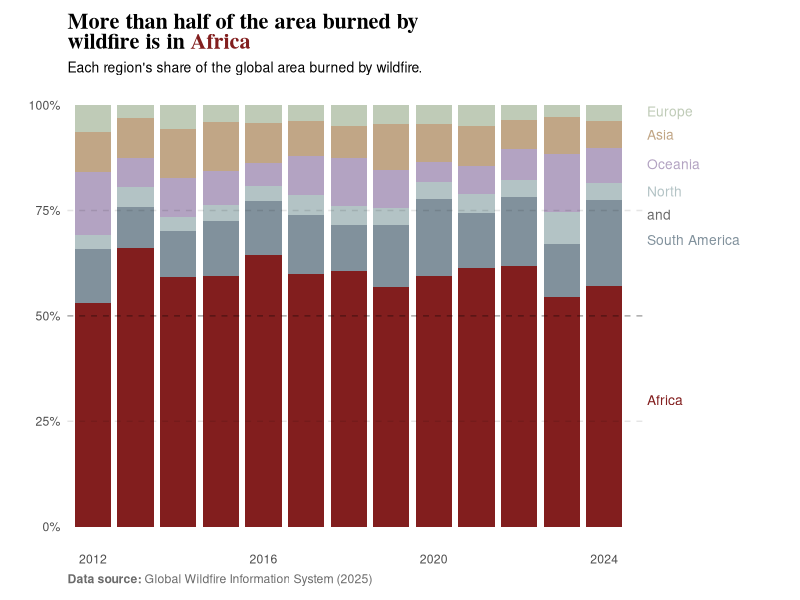
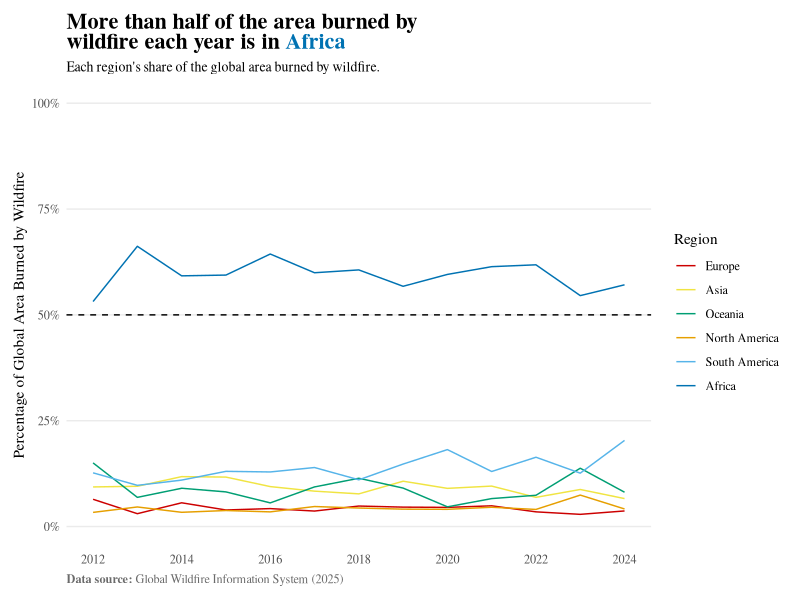

These charts were generated, in order, by the following R code:
## ---- chunk 1
knitr::opts_chunk$set(
  collapse = TRUE, 
  echo = TRUE,
  warning = FALSE,
  message = FALSE,
  comment = "#>", 
  out.width = "100%"
)
## ---- chunk 2
install.packages("ggtext")
library(here)
library(tidyverse)
library(ggtext)
library(ggplot2)

wildfire <- read_csv(here("data","annual-area-burnt-by-wildfires.csv"))

wildfire_clean <- wildfire %>%
  filter(Entity %in% c("North America", "South America", "Asia", "Europe", 
                       "Africa", "Oceania")) %>%
  filter(2012 <= Year & 2024 >= Year) %>%
  rename(area_ha = "Annual area burnt by wildfires")

wildfire_clean$Entity <- factor(wildfire_clean$Entity, 
                                levels = c("Europe", 
                                           "Asia", 
                                           "Oceania", 
                                           "North America", 
                                           "South America", "Africa"))

wildfire_clean <- wildfire_clean %>%
  group_by(Year)%>%
  mutate(area_pct = area_ha/sum(area_ha))%>%
  ungroup()

gg_labels <- tibble(
  Entity = c("Europe", "Asia", "Oceania", "North", "and", "South America", 
             "Africa"),
              x = 14,
              y = c(.985, .93, .86, .795, .74, .68, .30), 
  color = c("#BFCBB7", "#C1A686", "#B3A3C2", "#b3c3c5", "#6B6B6B", "#81919c", 
            "#821E1E"))


ggplot(wildfire_clean, aes(x = factor(Year), y = area_pct, fill = Entity)) +
  geom_bar(stat = "identity", width = 0.85) +
  scale_y_continuous(labels = scales::percent_format()) +
  scale_x_discrete(breaks = seq(min(wildfire_clean$Year), 
                                max(wildfire_clean$Year), by = 4)) +
  scale_fill_manual(values = c(
    "Africa" = "#821E1E",
    "North America" = "#b3c3c5",
    "South America" = "#81919c",
    "Oceania" = "#B3A3C2",
    "Asia" = "#C1A686",
    "Europe" = "#BFCBB7"
  )) +
  geom_hline(yintercept = 0.5, linetype = "dashed", color = "black", 
             linewidth = 0.5, alpha = .35) +
  geom_hline(yintercept = 0.25, linetype = "dashed", color = "black", 
             linewidth = 0.5, alpha = .1) +
  geom_hline(yintercept = 0.75, linetype = "dashed", color = "black", 
             linewidth = 0.5, alpha = .1) +
  labs(
    title = "More than half of the area burned by<br><b>wildfire is in 
    <span style='color:#821E1E'>Africa</span></b>",
    subtitle = "Each region's share of the global area burned by wildfire.",
    x = NULL,
    y = NULL,
    fill = NULL,
    caption = "**Data source:** Global Wildfire Information System (2025)"
  ) +
  geom_text(data = gg_labels, aes(x = x, y = y, label = Entity, hjust = 0, 
                                  color = color), size = 3.5) +
  scale_color_identity() +
  theme_minimal() +
  coord_cartesian(clip = "off") +
  theme(
    legend.position = "none",
    plot.title = ggtext::element_markdown(family = "serif", face = "bold", 
                                          size = 16),
    panel.grid.major = element_blank(),
    panel.grid.minor = element_blank(),
    plot.caption = ggtext::element_markdown(hjust = 0, color = "#6B6B6B"),
    plot.subtitle = element_text(size = 10),
    plot.margin = margin(t = 10, r = 100, b = 10, l = 10, unit = "pt"),
    aspect.ratio = .80
  ) 
## ---- chunk 3
ggplot(wildfire_clean) +
  geom_line(aes(x = Year, y = area_pct, color = Entity)) +
  scale_x_continuous(breaks = seq(min(wildfire_clean$Year), 
                                  max(wildfire_clean$Year), by = 2)) +
  scale_y_continuous(labels = scales::percent_format(), limits = c(0, 1)) +
  scale_color_manual(values = c(
    "Africa" = "#0072B2",
    "North America" = "#E69F00",
    "South America" = "#56B4E9",
    "Oceania" = "#009E73",
    "Asia" = "#F0E442",
    "Europe" = "#CC0000"
  )) +
  geom_hline(yintercept = 0.5, linetype = "dashed", color = "black", 
             linewidth = 0.5) +
  labs(
    title = "More than half of the area burned by<br><b>wildfire each year 
    is in <span style='color:#0072B2'>Africa</span></b>",
    subtitle = "Each region's share of the global area burned by wildfire.",
    x = NULL,
    y = "Percentage of Global Area Burned by Wildfire",
    color = "Region",
    caption = "**Data source:** Global Wildfire Information System (2025)"
  ) +
  theme_minimal(base_family = "serif") +
  theme(
    legend.position = "right",
    plot.title = ggtext::element_markdown(family = "serif", face = "bold", 
                                          size = 16),
    panel.grid.major.x = element_blank(),
    panel.grid.minor = element_blank(),
    plot.caption = ggtext::element_markdown(hjust = 0, color = "#6B6B6B"),
    plot.subtitle = element_text(size = 10),
    plot.margin = margin(t = 10, r = 10, b = 10, l = 10, unit = "pt")
  )
